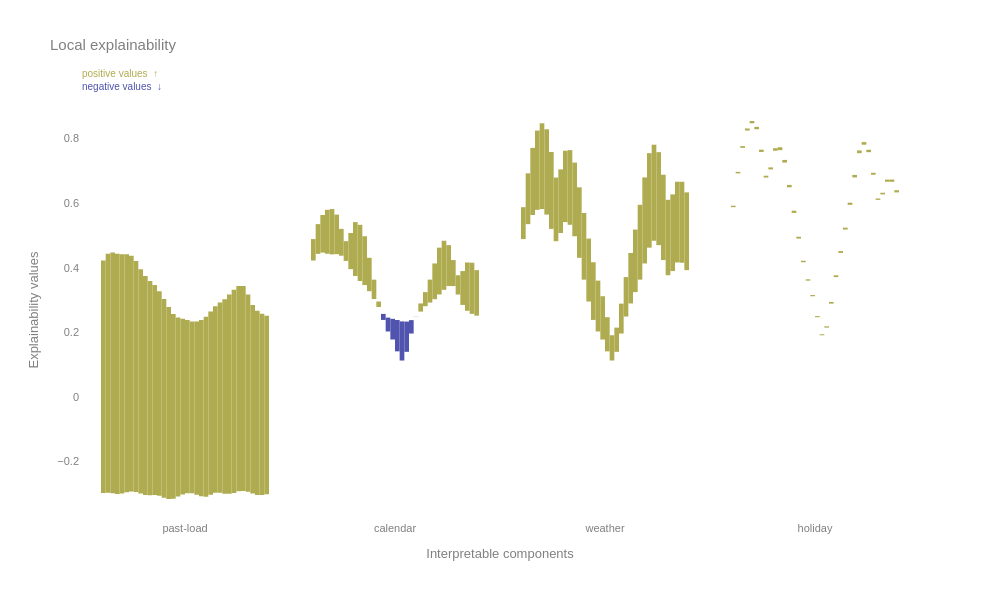

Here is the notebook cell this chart was saved with:
### Code cell
initial_explainability_model = FTP_initial.explainability_model(X_observation)
fig = time.local_plot(initial_explainability_model,component_names)
fig.show()

### Figure 1 — Plotly figure (JSON) as saved in the notebook; plotly's stock layout.template omitted (floating-point values rounded to 4 significant figures)
{"data": [{"base": -0.2975, "connector": {"visible": false}, "decreasing": {"marker": {"color": "#5054af"}}, "increasing": {"marker": {"color": "#afab50"}}, "name": "h 0", "orientation": "v", "type": "waterfall", "x": ["past-load", "calendar", "weather", "holiday"], "y": [0.7197, 0.06628, 0.09874, 0.004405]}, {"base": -0.2968, "connector": {"visible": false}, "decreasing": {"marker": {"color": "#5054af"}}, "increasing": {"marker": {"color": "#afab50"}}, "name": "h 1", "orientation": "v", "type": "waterfall", "x": ["past-load", "calendar", "weather", "holiday"], "y": [0.7395, 0.09201, 0.1572, 0.004544]}, {"base": -0.2981, "connector": {"visible": false}, "decreasing": {"marker": {"color": "#5054af"}}, "increasing": {"marker": {"color": "#afab50"}}, "name": "h 2", "orientation": "v", "type": "waterfall", "x": ["past-load", "calendar", "weather", "holiday"], "y": [0.7447, 0.1163, 0.2077, 0.005474]}, {"base": -0.3001, "connector": {"visible": false}, "decreasing": {"marker": {"color": "#5054af"}}, "increasing": {"marker": {"color": "#afab50"}}, "name": "h 3", "orientation": "v", "type": "waterfall", "x": ["past-load", "calendar", "weather", "holiday"], "y": [0.7432, 0.1358, 0.2453, 0.006411]}, {"base": -0.299, "connector": {"visible": false}, "decreasing": {"marker": {"color": "#5054af"}}, "increasing": {"marker": {"color": "#afab50"}}, "name": "h 4", "orientation": "v", "type": "waterfall", "x": ["past-load", "calendar", "weather", "holiday"], "y": [0.7402, 0.1402, 0.2654, 0.007088]}, {"base": -0.2946, "connector": {"visible": false}, "decreasing": {"marker": {"color": "#5054af"}}, "increasing": {"marker": {"color": "#afab50"}}, "name": "h 5", "orientation": "v", "type": "waterfall", "x": ["past-load", "calendar", "weather", "holiday"], "y": [0.7364, 0.1224, 0.264, 0.007395]}, {"base": -0.2926, "connector": {"visible": false}, "decreasing": {"marker": {"color": "#5054af"}}, "increasing": {"marker": {"color": "#afab50"}}, "name": "h 6", "orientation": "v", "type": "waterfall", "x": ["past-load", "calendar", "weather", "holiday"], "y": [0.7296, 0.08301, 0.238, 0.007059]}, {"base": -0.2939, "connector": {"visible": false}, "decreasing": {"marker": {"color": "#5054af"}}, "increasing": {"marker": {"color": "#afab50"}}, "name": "h 7", "orientation": "v", "type": "waterfall", "x": ["past-load", "calendar", "weather", "holiday"], "y": [0.7147, 0.06114, 0.1969, 0.00565]}, {"base": -0.2985, "connector": {"visible": false}, "decreasing": {"marker": {"color": "#5054af"}}, "increasing": {"marker": {"color": "#afab50"}}, "name": "h 8", "orientation": "v", "type": "waterfall", "x": ["past-load", "calendar", "weather", "holiday"], "y": [0.6939, 0.1119, 0.1968, 0.006246]}, {"base": -0.3031, "connector": {"visible": false}, "decreasing": {"marker": {"color": "#5054af"}}, "increasing": {"marker": {"color": "#afab50"}}, "name": "h 9", "orientation": "v", "type": "waterfall", "x": ["past-load", "calendar", "weather", "holiday"], "y": [0.6774, 0.1666, 0.2209, 0.007846]}, {"base": -0.3045, "connector": {"visible": false}, "decreasing": {"marker": {"color": "#5054af"}}, "increasing": {"marker": {"color": "#afab50"}}, "name": "h 10", "orientation": "v", "type": "waterfall", "x": ["past-load", "calendar", "weather", "holiday"], "y": [0.6632, 0.174, 0.2311, 0.008787]}, {"base": -0.3037, "connector": {"visible": false}, "decreasing": {"marker": {"color": "#5054af"}}, "increasing": {"marker": {"color": "#afab50"}}, "name": "h 11", "orientation": "v", "type": "waterfall", "x": ["past-load", "calendar", "weather", "holiday"], "y": [0.6498, 0.1511, 0.2279, 0.008225]}, {"base": -0.3058, "connector": {"visible": false}, "decreasing": {"marker": {"color": "#5054af"}}, "increasing": {"marker": {"color": "#afab50"}}, "name": "h 12", "orientation": "v", "type": "waterfall", "x": ["past-load", "calendar", "weather", "holiday"], "y": [0.633, 0.1033, 0.2182, 0.007459]}, {"base": -0.3118, "connector": {"visible": false}, "decreasing": {"marker": {"color": "#5054af"}}, "increasing": {"marker": {"color": "#afab50"}}, "name": "h 13", "orientation": "v", "type": "waterfall", "x": ["past-load", "calendar", "weather", "holiday"], "y": [0.6146, 0.06005, 0.2064, 0.006969]}, {"base": -0.3158, "connector": {"visible": false}, "decreasing": {"marker": {"color": "#5054af"}}, "increasing": {"marker": {"color": "#afab50"}}, "name": "h 14", "orientation": "v", "type": "waterfall", "x": ["past-load", "calendar", "weather", "holiday"], "y": [0.5941, 0.0169, 0.1948, 0.005664]}, {"base": -0.3152, "connector": {"visible": false}, "decreasing": {"marker": {"color": "#5054af"}}, "increasing": {"marker": {"color": "#afab50"}}, "name": "h 15", "orientation": "v", "type": "waterfall", "x": ["past-load", "calendar", "weather", "holiday"], "y": [0.5721, -0.01867, 0.1785, 0.00472]}, {"base": -0.3083, "connector": {"visible": false}, "decreasing": {"marker": {"color": "#5054af"}}, "increasing": {"marker": {"color": "#afab50"}}, "name": "h 16", "orientation": "v", "type": "waterfall", "x": ["past-load", "calendar", "weather", "holiday"], "y": [0.5538, -0.04299, 0.1574, 0.004046]}, {"base": -0.3017, "connector": {"visible": false}, "decreasing": {"marker": {"color": "#5054af"}}, "increasing": {"marker": {"color": "#afab50"}}, "name": "h 17", "orientation": "v", "type": "waterfall", "x": ["past-load", "calendar", "weather", "holiday"], "y": [0.5434, -0.06395, 0.1339, 0.003733]}, {"base": -0.298, "connector": {"visible": false}, "decreasing": {"marker": {"color": "#5054af"}}, "increasing": {"marker": {"color": "#afab50"}}, "name": "h 18", "orientation": "v", "type": "waterfall", "x": ["past-load", "calendar", "weather", "holiday"], "y": [0.5361, -0.09708, 0.1057, 0.003454]}, {"base": -0.2977, "connector": {"visible": false}, "decreasing": {"marker": {"color": "#5054af"}}, "increasing": {"marker": {"color": "#afab50"}}, "name": "h 19", "orientation": "v", "type": "waterfall", "x": ["past-load", "calendar", "weather", "holiday"], "y": [0.5314, -0.1211, 0.07811, 0.003123]}, {"base": -0.3024, "connector": {"visible": false}, "decreasing": {"marker": {"color": "#5054af"}}, "increasing": {"marker": {"color": "#afab50"}}, "name": "h 20", "orientation": "v", "type": "waterfall", "x": ["past-load", "calendar", "weather", "holiday"], "y": [0.5355, -0.09358, 0.07485, 0.004059]}, {"base": -0.3077, "connector": {"visible": false}, "decreasing": {"marker": {"color": "#5054af"}}, "increasing": {"marker": {"color": "#afab50"}}, "name": "h 21", "orientation": "v", "type": "waterfall", "x": ["past-load", "calendar", "weather", "holiday"], "y": [0.5454, -0.04154, 0.09247, 0.005046]}, {"base": -0.3085, "connector": {"visible": false}, "decreasing": {"marker": {"color": "#5054af"}}, "increasing": {"marker": {"color": "#afab50"}}, "name": "h 22", "orientation": "v", "type": "waterfall", "x": ["past-load", "calendar", "weather", "holiday"], "y": [0.5565, 0.0007345, 0.122, 0.005544]}, {"base": -0.3028, "connector": {"visible": false}, "decreasing": {"marker": {"color": "#5054af"}}, "increasing": {"marker": {"color": "#afab50"}}, "name": "h 23", "orientation": "v", "type": "waterfall", "x": ["past-load", "calendar", "weather", "holiday"], "y": [0.5668, 0.02526, 0.1562, 0.005694]}, {"base": -0.2967, "connector": {"visible": false}, "decreasing": {"marker": {"color": "#5054af"}}, "increasing": {"marker": {"color": "#afab50"}}, "name": "h 24", "orientation": "v", "type": "waterfall", "x": ["past-load", "calendar", "weather", "holiday"], "y": [0.5774, 0.04353, 0.1936, 0.005935]}, {"base": -0.2967, "connector": {"visible": false}, "decreasing": {"marker": {"color": "#5054af"}}, "increasing": {"marker": {"color": "#afab50"}}, "name": "h 25", "orientation": "v", "type": "waterfall", "x": ["past-load", "calendar", "weather", "holiday"], "y": [0.5887, 0.07103, 0.2314, 0.006697]}, {"base": -0.2992, "connector": {"visible": false}, "decreasing": {"marker": {"color": "#5054af"}}, "increasing": {"marker": {"color": "#afab50"}}, "name": "h 26", "orientation": "v", "type": "waterfall", "x": ["past-load", "calendar", "weather", "holiday"], "y": [0.6017, 0.1105, 0.2662, 0.007724]}, {"base": -0.2999, "connector": {"visible": false}, "decreasing": {"marker": {"color": "#5054af"}}, "increasing": {"marker": {"color": "#afab50"}}, "name": "h 27", "orientation": "v", "type": "waterfall", "x": ["past-load", "calendar", "weather", "holiday"], "y": [0.617, 0.1448, 0.2924, 0.008442]}, {"base": -0.2972, "connector": {"visible": false}, "decreasing": {"marker": {"color": "#5054af"}}, "increasing": {"marker": {"color": "#afab50"}}, "name": "h 28", "orientation": "v", "type": "waterfall", "x": ["past-load", "calendar", "weather", "holiday"], "y": [0.6287, 0.1519, 0.2971, 0.008098]}, {"base": -0.2921, "connector": {"visible": false}, "decreasing": {"marker": {"color": "#5054af"}}, "increasing": {"marker": {"color": "#afab50"}}, "name": "h 29", "orientation": "v", "type": "waterfall", "x": ["past-load", "calendar", "weather", "holiday"], "y": [0.6352, 0.1266, 0.2876, 0.007449]}, {"base": -0.2909, "connector": {"visible": false}, "decreasing": {"marker": {"color": "#5054af"}}, "increasing": {"marker": {"color": "#afab50"}}, "name": "h 30", "orientation": "v", "type": "waterfall", "x": ["past-load", "calendar", "weather", "holiday"], "y": [0.6339, 0.08043, 0.2641, 0.006011]}, {"base": -0.2934, "connector": {"visible": false}, "decreasing": {"marker": {"color": "#5054af"}}, "increasing": {"marker": {"color": "#afab50"}}, "name": "h 31", "orientation": "v", "type": "waterfall", "x": ["past-load", "calendar", "weather", "holiday"], "y": [0.6104, 0.05963, 0.2333, 0.004259]}, {"base": -0.2988, "connector": {"visible": false}, "decreasing": {"marker": {"color": "#5054af"}}, "increasing": {"marker": {"color": "#afab50"}}, "name": "h 32", "orientation": "v", "type": "waterfall", "x": ["past-load", "calendar", "weather", "holiday"], "y": [0.5835, 0.1048, 0.2372, 0.005093]}, {"base": -0.3031, "connector": {"visible": false}, "decreasing": {"marker": {"color": "#5054af"}}, "increasing": {"marker": {"color": "#afab50"}}, "name": "h 33", "orientation": "v", "type": "waterfall", "x": ["past-load", "calendar", "weather", "holiday"], "y": [0.5696, 0.1496, 0.2498, 0.006557]}, {"base": -0.3036, "connector": {"visible": false}, "decreasing": {"marker": {"color": "#5054af"}}, "increasing": {"marker": {"color": "#afab50"}}, "name": "h 34", "orientation": "v", "type": "waterfall", "x": ["past-load", "calendar", "weather", "holiday"], "y": [0.5608, 0.1581, 0.2505, 0.00685]}, {"base": -0.3011, "connector": {"visible": false}, "decreasing": {"marker": {"color": "#5054af"}}, "increasing": {"marker": {"color": "#afab50"}}, "name": "h 35", "orientation": "v", "type": "waterfall", "x": ["past-load", "calendar", "weather", "holiday"], "y": [0.5526, 0.1409, 0.2405, 0.006697]}], "layout": {"annotations": [{"bgcolor": "white", "font": {"color": "#afab50", "size": 10}, "showarrow": false, "text": "positive values  ↑", "x": 0, "xref": "paper", "y": 1.08, "yref": "paper"}, {"bgcolor": "white", "font": {"color": "#5054af", "size": 10}, "showarrow": false, "text": "negative values  ↓", "x": 0, "xref": "paper", "y": 1.05, "yref": "paper"}], "autosize": false, "font": {"color": "gray", "family": "Helvetica", "size": 11}, "height": 600, "plot_bgcolor": "white", "showlegend": false, "title": {"text": "Local explainability"}, "width": 1000, "xaxis": {"title": {"text": "Interpretable components"}}, "yaxis": {"title": {"text": "Explainability values"}}}}
